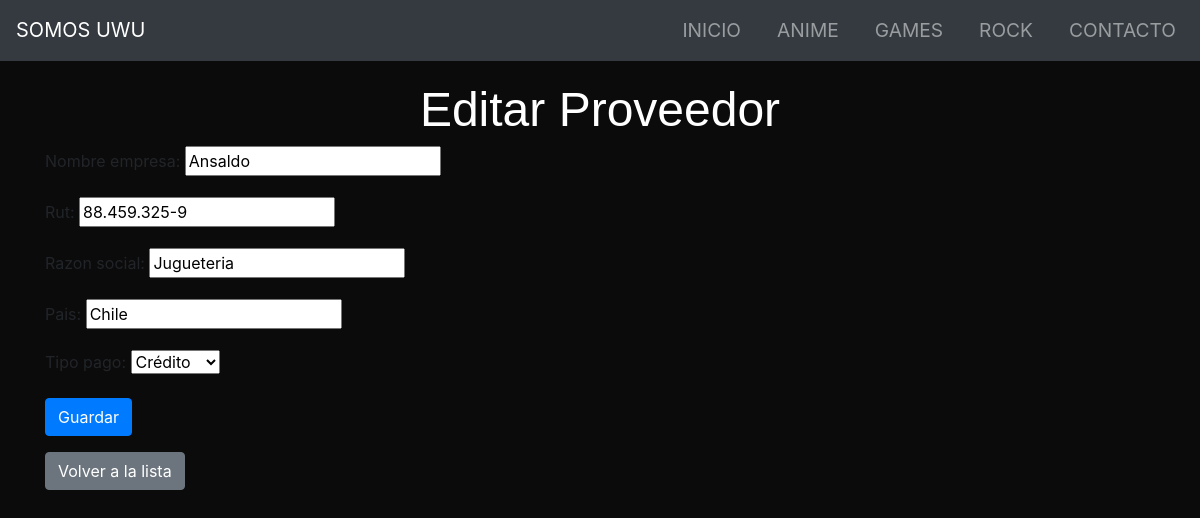
The app's page /proveedores/editar/1/ with its own data.
### galeria/models.py (models this page shows, shortened)
class Proveedor(models.Model):
    NOMBRE_EMPRESA_MAX_LENGTH = 100
    RUT_MAX_LENGTH = 12
    RAZON_SOCIAL_MAX_LENGTH = 100
    PAIS_MAX_LENGTH = 50
    TIPOS_PAGO = [
        ('CR', 'Crédito'),
        ('CO', 'Contado')
    ]
    nombre_empresa = models.CharField(max_length=NOMBRE_EMPRESA_MAX_LENGTH)
    rut = models.CharField(max_length=RUT_MAX_LENGTH, unique=True)
    razon_social = models.CharField(max_length=RAZON_SOCIAL_MAX_LENGTH)
    pais = models.CharField(max_length=PAIS_MAX_LENGTH)
    tipo_pago = models.CharField(max_length=2, choices=TIPOS_PAGO)

### galeria/views.py (the view)
# urls.py: path('proveedores/editar/<int:id>/', views.editar_proveedor, name='editar_proveedor'),
def editar_proveedor(request, id):
    proveedor = Proveedor.objects.get(id=id)
    if request.method == 'POST':
        form = ProveedorForm(request.POST, instance=proveedor)
        if form.is_valid():
            form.save()
            return redirect('lista_proveedores')
    else:
        form = ProveedorForm(instance=proveedor)
    return render(request, 'galeria/editar_proveedor.html', {'form': form})

### galeria/forms.py
class ProveedorForm(forms.ModelForm):
    class Meta:
        model = Proveedor
        fields = ['nombre_empresa', 'rut', 'razon_social', 'pais', 'tipo_pago']

### galeria/templates/galeria/editar_proveedor.html (shortened to what this page needs)
<!DOCTYPE html>
<html lang="es">
<head>
    {% load static %}
    <link href="{% static 'css/estilos.css' %}" rel="stylesheet">
    <link href="https://stackpath.bootstrapcdn.com/bootstrap/4.5.2/css/bootstrap.min.css" rel="stylesheet">
</head>
<body>
    <nav class="navbar navbar-expand-lg navbar-dark bg-dark">
        <a class="navbar-brand" href="{% url 'index' %}">SOMOS UWU</a>
        <div class="collapse navbar-collapse" id="navbarNav">
            <ul class="navbar-nav ml-auto">
                <li class="nav-item">
                    <a class="nav-link" href="{% url 'index' %}">INICIO</a>
                </li>
                <li class="nav-item">
                    <a class="nav-link" href="{% url 'anime' %}">ANIME</a>
                </li>
                <li class="nav-item">
                    <a class="nav-link" href="{% url 'games' %}">GAMES</a>
                </li>
                <li class="nav-item">
                    <a class="nav-link" href="{% url 'rock' %}">ROCK</a>
                </li>
                <li class="nav-item">
                    <a class="nav-link" href="{% url 'alumnos_add' %}">CONTACTO</a>
                </li>
            </ul>
        </div>
    </nav>
    <h3 class="center-text text-white">Editar Proveedor</h3>
    <div class="container">
        <form method="post">
            {{ form.as_p }}
            <button type="submit" class="btn btn-primary">Guardar</button>
        </form>
        <a href="{% url 'lista_proveedores' %}" class="btn btn-secondary mt-3">Volver a la lista</a>
    </div>
</body>
</html>

### Static/css/estilos.css (style rules this page uses)
body { background-color: #1c1c1c; color: #ffffff; font-family: 'Arial', sans-serif; margin: 0; padding: 0; }
.navbar { margin-bottom: 20px; }
.center-text { text-align: center; margin-top: 20px; font-family: 'Arial Black', sans-serif; font-size: 3em; color: white; }
.btn-primary { background-color: #007bff; border-color: #007bff; color: white; }
.btn-secondary { background-color: #6c757d; border-color: #6c757d; color: white; }
.navbar-brand, .nav-link { font-size: 1.2em; }
.navbar-nav .nav-item { margin-left: 20px; }
a { text-decoration: none; color: white; }

### galeria/templates/galeria/editar_proveedor.html (style rules this page uses)
body { background-color: #0c0b0b; }
.center-text { text-align: center; margin-top: 20px; }

### records on screen
Proveedor: nombre_empresa "Ansaldo", rut "88.459.325-9", razon_social "Jugueteria", pais "Chile", tipo_pago "Crédito"
